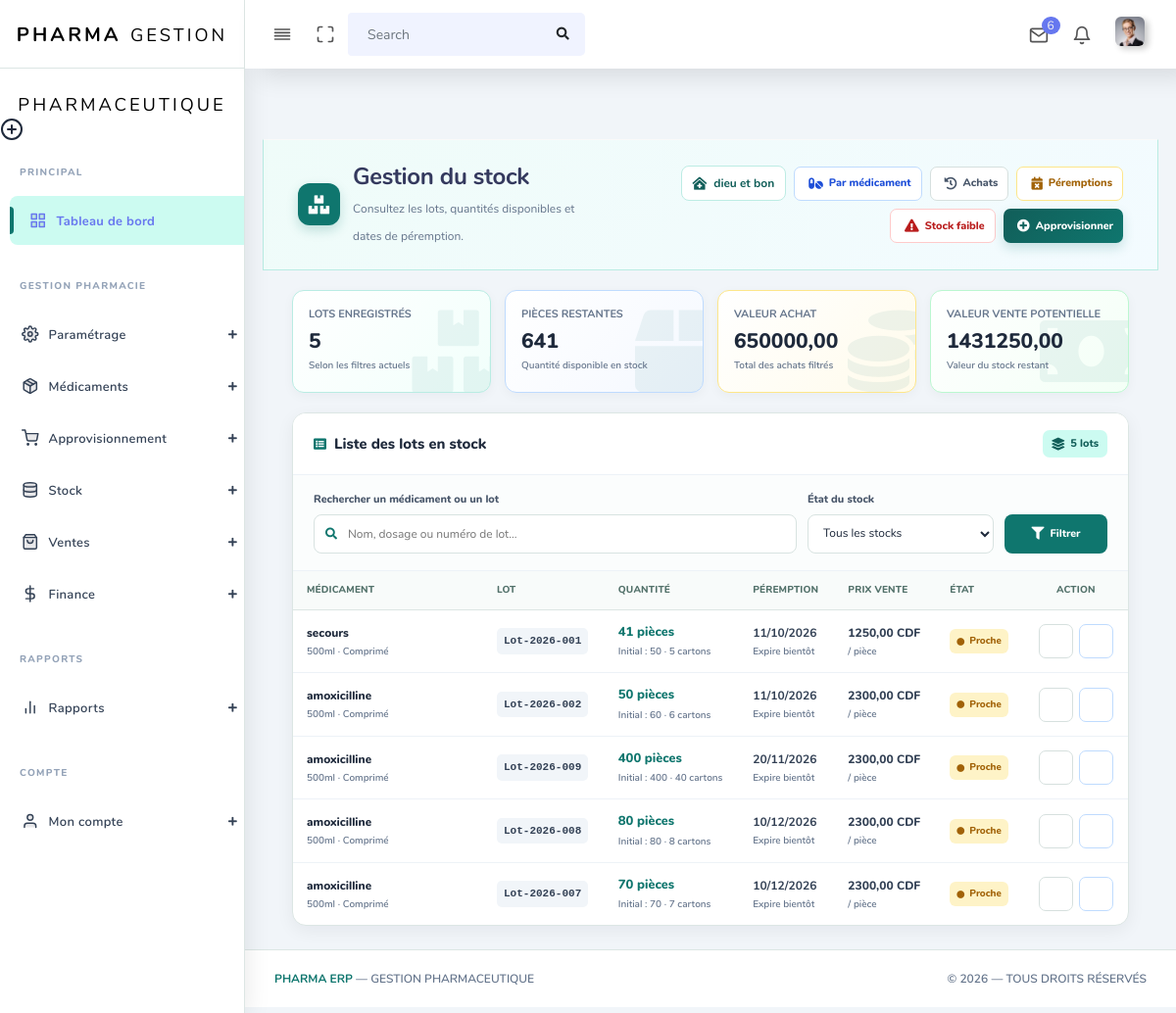
/liste_stock/ (signed in), run on an earlier commit of the app's database.
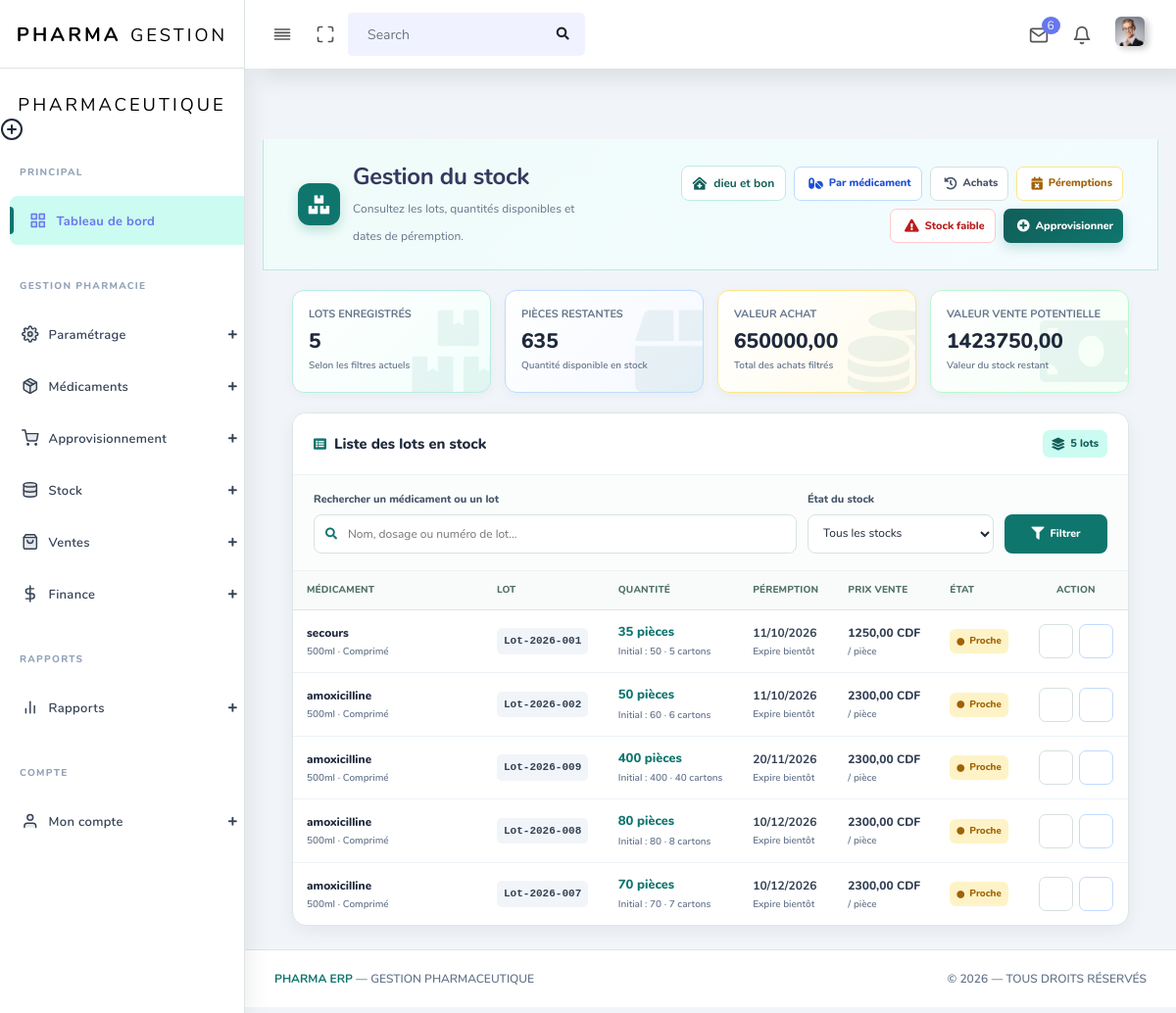
And on a later commit of the database.
### app/models.py (models this page shows, shortened)
class Stock(models.Model):
    medicament = models.ForeignKey(
        'Medicament',
        on_delete=models.CASCADE,
        related_name='stocks'
    )
    pharmacie = models.ForeignKey(
        'Pharmacie',
        on_delete=models.CASCADE,
        related_name='stocks'
    )
    utilisateur = models.ForeignKey(
        settings.AUTH_USER_MODEL,
        on_delete=models.CASCADE,
        related_name='stocks_enregistres'
    )
    numero_lot = models.CharField(
        max_length=100,
        help_text=(
            "Le numéro de lot doit être unique dans cette pharmacie."
        )
    )
    date_peremption = models.DateField()
    date_achat = models.DateField(
        auto_now_add=True
    )
    nombre_cartons = models.PositiveIntegerField(
        help_text="Nombre de cartons achetés lors de cette livraison"
    )
    quantite_piece = models.PositiveIntegerField(
        editable=False,
        help_text=(
            "Calculé automatiquement : nombre_cartons × "
            "quantite_par_carton du médicament"
        )
    )
    quantite_restante = models.PositiveIntegerField(
        editable=False,
        help_text=(
            "Stock encore disponible pour ce lot "
            "(diminue à chaque vente)"
        )
    )
    devise = models.CharField(
        max_length=3,
        choices=[
            ('CDF', 'Franc Congolais'),
            ('USD', 'Dollar Américain'),
        ],
        default='CDF'
    )
    prix_achat_carton = models.DecimalField(
        max_digits=12,
        decimal_places=2
    )
    prix_vente_piece = models.DecimalField(
        max_digits=12,
        decimal_places=2
    )
    class Meta:
        ordering = ['date_peremption']
        verbose_name = "Stock"
        verbose_name_plural = "Stocks"
        constraints = [
            models.UniqueConstraint(
                fields=[
                    'pharmacie',
                    'numero_lot',
                ],
                name='unique_numero_lot_par_pharmacie',
                violation_error_message=(
                    "Ce numéro de lot existe déjà dans cette pharmacie."
                )
            )
        ]

class Medicament(models.Model):
    class Devise(models.TextChoices):
        CDF = 'CDF', 'Franc Congolais'
        USD = 'USD', 'Dollar Américain'
    class FormePharmaceutique(models.TextChoices):
        COMPRIME = 'COMPRIME', 'Comprimé'
        GELULE = 'GELULE', 'Gélule'
        SIROP = 'SIROP', 'Sirop'
        INJECTABLE = 'INJECTABLE', 'Injectable'
        POMMADE = 'POMMADE', 'Pommade'
        SUPPOSITOIRE = 'SUPPOSITOIRE', 'Suppositoire'
        POUDRE = 'POUDRE', 'Poudre'
        AUTRE = 'AUTRE', 'Autre'
    class CategorieMedicament(models.TextChoices):
        ANTIBIOTIQUE = 'ANTIBIOTIQUE', 'Antibiotique'
        ANTALGIQUE = 'ANTALGIQUE', 'Antalgique/Douleur'
        ANTIPALUDEEN = 'ANTIPALUDEEN', 'Antipaludéen'
        ANTIINFLAMMATOIRE = 'ANTIINFLAMMATOIRE', 'Anti-inflammatoire'
        ANTIFONGIQUE = 'ANTIFONGIQUE', 'Antifongique'
        VITAMINE = 'VITAMINE', 'Vitamine/Complément'
        ANTIHYPERTENSEUR = 'ANTIHYPERTENSEUR', 'Antihypertenseur'
        AUTRE = 'AUTRE', 'Autre'
    pharmacie = models.ForeignKey(
        'Pharmacie',
        on_delete=models.CASCADE,
        related_name='medicaments'
    )
    utilisateur = models.ForeignKey(
        settings.AUTH_USER_MODEL,
        on_delete=models.CASCADE,
        related_name='medicaments_enregistres'
    )
    nom = models.CharField(max_length=255)
    forme = models.CharField(
        max_length=20,
        choices=FormePharmaceutique.choices,
        default=FormePharmaceutique.COMPRIME
    )
    categorie = models.CharField(
        max_length=30,
        choices=CategorieMedicament.choices,
        default=CategorieMedicament.AUTRE
    )
    dosage = models.CharField(
        max_length=50,
        blank=True, null=True,
        help_text="Ex: 500mg, 250mg/5ml"
    )
    fabricant = models.CharField(max_length=255, blank=True, null=True)
    description = models.TextField(blank=True, null=True)
    devise = models.CharField(
        max_length=3,
        choices=Devise.choices,
        default=Devise.CDF,
        help_text="Devise dans laquelle les prix ci-dessous sont exprimés"
    )
    quantite_par_carton = models.PositiveIntegerField(
        help_text="Nombre de pièces contenues dans un carton"
    )
    prix_achat_carton = models.DecimalField(
        max_digits=12, decimal_places=2,
        help_text="Prix d'achat d'un carton entier"
    )
    prix_vente_piece = models.DecimalField(
        max_digits=12, decimal_places=2,
        help_text="Prix de vente d'une seule pièce"
    )
    date_creation = models.DateTimeField(auto_now_add=True)
    date_modification = models.DateTimeField(auto_now=True)
    class Meta:
        constraints = [
            models.UniqueConstraint(
                fields=("pharmacie", "nom", "dosage"),
                name="unique_medicament_pharmacie_nom_dosage",
            ),
            models.CheckConstraint(
                condition=models.Q(quantite_par_carton__gt=0),
                name="medicament_quantite_carton_positive",
            ),
            models.CheckConstraint(
                condition=models.Q(prix_achat_carton__gt=0),
                name="medicament_prix_achat_positif",
            ),
            models.CheckConstraint(
                condition=models.Q(prix_vente_piece__gt=0),
                name="medicament_prix_vente_positif",
            ),
        ]
        ordering = ['nom']
        verbose_name = "Médicament"
        verbose_name_plural = "Médicaments"

### app/views.py (the view)
# urls.py: path('liste_stock/', liste_stock , name='liste_stock'),
@login_required
def liste_stock(request):
    pharmacie_obj = (
        Pharmacie.objects
        .filter(user_pharmacie=request.user)
        .first()
    )
    name_phar = (
        pharmacie_obj.nom_pharmacie
        if pharmacie_obj
        else "Aucune pharmacie créée"
    )
    stocks = Stock.objects.none()
    total_lots = 0
    total_pieces_restantes = 0
    valeur_achat_totale = Decimal("0.00")
    valeur_vente_potentielle = Decimal("0.00")
    recherche = request.GET.get("q", "").strip()
    filtre_peremption = request.GET.get("peremption", "").strip()
    if pharmacie_obj:
        stocks = (
            Stock.objects
            .filter(pharmacie=pharmacie_obj)
            .select_related(
                "medicament",
                "pharmacie",
                "utilisateur"
            )
            .order_by(
                "date_peremption",
                "-date_achat"
            )
        )
        if recherche:
            stocks = stocks.filter(
                Q(medicament__nom__icontains=recherche) |
                Q(medicament__dosage__icontains=recherche) |
                Q(numero_lot__icontains=recherche)
            )
        today = timezone.localdate()
        limite_proche_peremption = today + timedelta(days=90)
        if filtre_peremption == "perime":
            stocks = stocks.filter(
                date_peremption__lt=today
            )
        elif filtre_peremption == "proche":
            stocks = stocks.filter(
                date_peremption__gte=today,
                date_peremption__lte=limite_proche_peremption,
                quantite_restante__gt=0
            )
        elif filtre_peremption == "disponible":
            stocks = stocks.filter(
                date_peremption__gt=limite_proche_peremption,
                quantite_restante__gt=0
            )
        elif filtre_peremption == "rupture":
            stocks = stocks.filter(
                quantite_restante=0
            )
        total_lots = stocks.count()
        total_pieces_restantes = (
            stocks.aggregate(
                total=Sum("quantite_restante")
            )["total"]
            or 0
        )
        valeur_achat_expression = ExpressionWrapper(
            F("nombre_cartons") * F("prix_achat_carton"),
            output_field=DecimalField(
                max_digits=18,
                decimal_places=2
            )
        )
        valeur_vente_expression = ExpressionWrapper(
            F("quantite_restante") * F("prix_vente_piece"),
            output_field=DecimalField(
                max_digits=18,
                decimal_places=2
            )
        )
        valeur_achat_totale = (
            stocks.aggregate(
                total=Sum(valeur_achat_expression)
            )["total"]
            or Decimal("0.00")
        )
        valeur_vente_potentielle = (
            stocks.aggregate(
                total=Sum(valeur_vente_expression)
            )["total"]
            or Decimal("0.00")
        )
    paginator = Paginator(stocks, 15)
    page_number = request.GET.get("page")
    page_obj = paginator.get_page(page_number)
    role_verify = (
        Role.objects
        .filter(userRole=request.user)
        .select_related("role")
    )
    roles = [
        role.role.nom_typeRole
        for role in role_verify
        if role.role
    ]
    roles_normalises = [
        role.lower().strip()
        for role in roles
    ]
    if "super admin" in roles_normalises:
        primary_role = "super admin"
    elif "admin" in roles_normalises:
        primary_role = "admin"
    else:
        primary_role = "visiteur"
    return render(request, "back-end/stocks/stock_list.html", {
        "stocks": page_obj,
        "page_obj": page_obj,
        "paginator": paginator,
        "pharmacie_obj": pharmacie_obj,
        "name_phar": name_phar,
        "recherche": recherche,
        "filtre_peremption": filtre_peremption,
        "today": timezone.localdate(),
        "limite_proche_peremption": (
            timezone.localdate() + timedelta(days=90)
        ),
        "total_lots": total_lots,
        "total_pieces_restantes": total_pieces_restantes,
        "valeur_achat_totale": valeur_achat_totale,
        "valeur_vente_potentielle": valeur_vente_potentielle,
        "primary_role": primary_role,
        "roles": roles,
    })

### app/templates/back-end/stocks/stock_list.html (shortened to what the changed rows need)
{% load static %}
<!DOCTYPE html>
<html lang="fr">
<head>
  <link rel="stylesheet" href="{% static 'back-end/assets/css/app.min.css' %}">
  <link rel="stylesheet" href="{% static 'back-end/assets/css/style.css' %}">
  <link rel="stylesheet" href="{% static 'back-end/assets/css/components.css' %}">
  <link rel="stylesheet" href="{% static 'back-end/assets/css/custom.css' %}">
</head>
<body>
  <div id="app">
    <div class="main-wrapper main-wrapper-1">
      <div class="main-content">
        <section class="section">
          <div class="section-header">
            <div class="section-header-left">
              <div>
                <h1>Gestion du stock</h1>
              </div>
            </div>
          </div>
          <div class="stats-grid">
            <div class="stat-card blue stat-pieces">
              <span class="stat-label">Pièces restantes</span>
              <span class="stat-value">
                {{ total_pieces_restantes|floatformat:0 }}
              </span>
              <span class="stat-subtitle">
                Quantité disponible en stock
              </span>
            </div>
            <div class="stat-card green stat-vente">
              <span class="stat-label">Valeur vente potentielle</span>
              <span class="stat-value">
                {{ valeur_vente_potentielle|floatformat:2 }}
              </span>
              <span class="stat-subtitle">
                Valeur du stock restant
              </span>
            </div>
          </div>
          <div class="stock-list-card">
            <div class="table-responsive">
              <table class="stock-table">
                <thead>
                  <tr>
                    <th>Médicament</th>
                    <th>Lot</th>
                    <th>Quantité</th>
                    <th>Péremption</th>
                    <th>Prix vente</th>
                    <th>État</th>
                    <th class="text-center">Action</th>
                  </tr>
                </thead>
                <tbody>
                  {% for stock in stocks %}
                    <tr>
                      <td class="medicament-cell">
                        <span class="medicament-name">
                          {{ stock.medicament.nom }}
                        </span>
                        <span class="medicament-meta">
                          {{ stock.medicament.dosage|default:"Sans dosage" }}
                          · {{ stock.medicament.get_forme_display }}
                        </span>
                      </td>
                      <td>
                        <span class="lot-code">
                          {{ stock.numero_lot }}
                        </span>
                      </td>
                      <td>
                        <span class="quantite-principale">
                          {{ stock.quantite_restante|floatformat:0 }}
                          pièce{{ stock.quantite_restante|pluralize }}
                        </span>
                        <span class="quantite-secondaire">
                          Initial : {{ stock.quantite_piece|floatformat:0 }}
                          · {{ stock.nombre_cartons }}
                          carton{{ stock.nombre_cartons|pluralize }}
                        </span>
                      </td>
                      <td>
                        <span class="date-value">
                          {{ stock.date_peremption|date:"d/m/Y" }}
                        </span>
                        <span class="date-days">
                          {% if stock.quantite_restante == 0 %}
                            Stock épuisé
                          {% elif stock.date_peremption < today %}
                            Lot expiré
                          {% elif stock.date_peremption <= limite_proche_peremption %}
                            Expire bientôt
                          {% else %}
                            Date valide
                          {% endif %}
                        </span>
                      </td>
                      <td>
                        <span class="prix-value">
                          {{ stock.prix_vente_piece|floatformat:2 }}
                          {{ stock.devise }}
                        </span>
                        <span class="quantite-secondaire">
                          / pièce
                        </span>
                      </td>
                      <td>
                        {% if stock.quantite_restante == 0 %}
                          <span class="status-badge status-rupture">
                            <i class="fas fa-circle"></i>
                            Rupture
                          </span>
                        {% elif stock.date_peremption < today %}
                          <span class="status-badge status-perime">
                            <i class="fas fa-circle"></i>
                            Périmé
                          </span>
                        {% elif stock.date_peremption <= limite_proche_peremption %}
                          <span class="status-badge status-proche">
                            <i class="fas fa-circle"></i>
                            Proche
                          </span>
                        {% else %}
                          <span class="status-badge status-disponible">
                            <i class="fas fa-circle"></i>
                            Disponible
                          </span>
                        {% endif %}
                      </td>
                      <td class="text-center">
                        <div class="action-buttons">
                          <a
                            href="{% url 'detail_stock' stock.id %}"
                            class="btn-action"
                            title="Voir les détails du lot"
                          >
                            <i class="fas fa-eye"></i>
                          </a>
                          <a
                            href="{% url 'modifier_stock' stock.id %}"
                            class="btn-action btn-edit-stock"
                            title="Modifier ce lot"
                          >
                            <i class="fas fa-edit"></i>
                          </a>
                        </div>
                      </td>
                    </tr>
                  {% endfor %}
                </tbody>
              </table>
            </div>
          </div>
        </section>
      </div>
    </div>
  </div>
</body>
</html>

What changed in the data, as far as the page shows it:
changed Stock "Lot-2026-001": quantite_restante "41" → "35"
Also different on the page:
{{ total_pieces_restantes|floatformat:0 }}: "641" → "635"
{{ valeur_vente_potentielle|floatformat:2 }}: "1431250,00" → "1423750,00"
